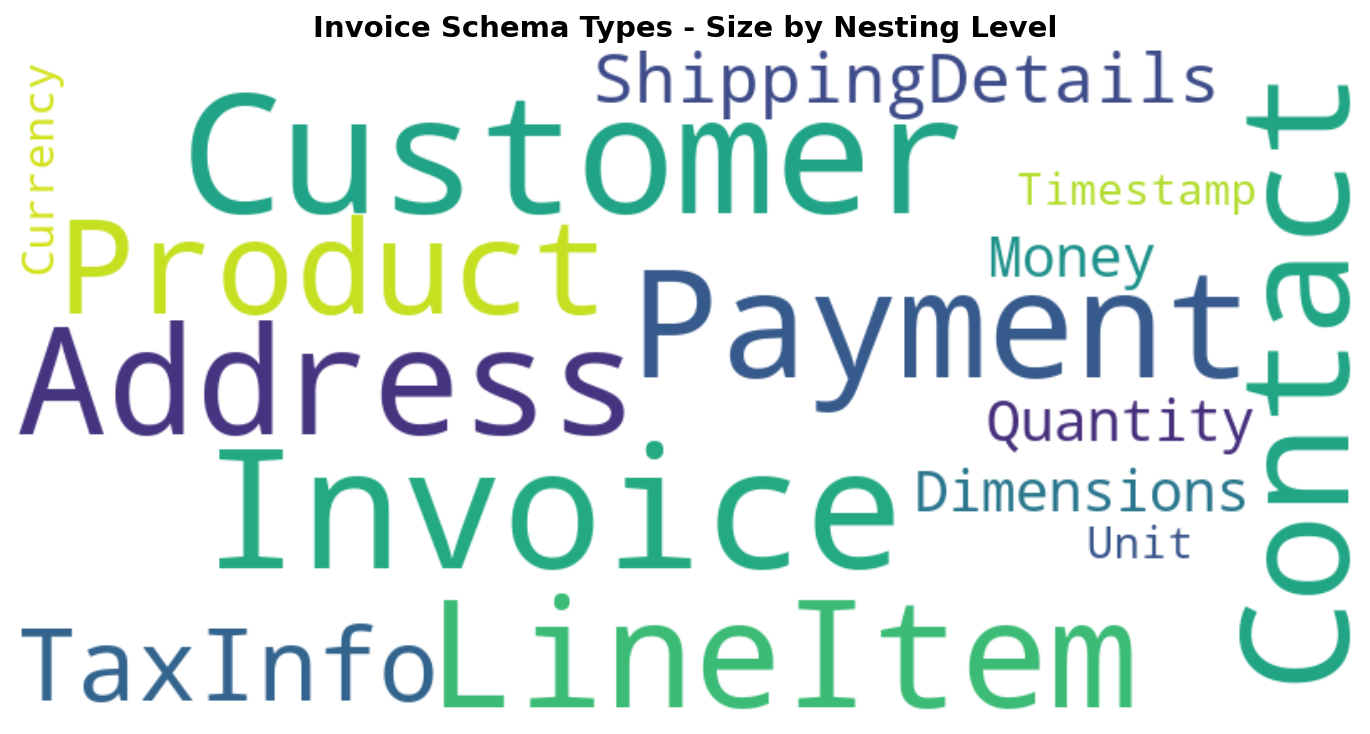

Here is the Python script that generated this plot:
#!/usr/bin/env python3
"""
Simple Schema Word Cloud Example
Basic demonstration of schema visualization using word clouds
"""

import matplotlib
matplotlib.use('Agg')  # Use non-interactive backend
from wordcloud import WordCloud
import matplotlib.pyplot as plt

def main():
    # Mock invoice schema with weights based on nesting level
    schema_types = {
        # Root level (biggest)
        "Invoice": 10,
        "Customer": 10,
        
        # Level 1
        "LineItem": 8,
        "Payment": 8,
        "Address": 8,
        "Contact": 8,
        
        # Level 2
        "Product": 6,
        "TaxInfo": 6,
        "ShippingDetails": 6,
        
        # Level 3
        "Money": 4,
        "Quantity": 4,
        "Dimensions": 4,
        
        # Leaf types (smallest)
        "Currency": 2,
        "Unit": 2,
        "Timestamp": 2,
    }
    
    print("Schema hierarchy by weight:")
    for name, weight in sorted(schema_types.items(), key=lambda x: x[1], reverse=True):
        print(f"{name:15}: {weight}")
    
    # Generate word cloud
    wordcloud = WordCloud(
        width=800, 
        height=400, 
        background_color='white',
        max_font_size=100,
        min_font_size=20
    ).generate_from_frequencies(schema_types)
    
    # Display and save
    plt.figure(figsize=(10, 5))
    plt.imshow(wordcloud, interpolation='bilinear')
    plt.axis('off')
    plt.title('Invoice Schema Types - Size by Nesting Level', fontsize=14, fontweight='bold')
    plt.tight_layout()
    plt.savefig('simple_schema_wordcloud.png', dpi=150, bbox_inches='tight')
    
    print("\nWord cloud saved as 'simple_schema_wordcloud.png'")
    print("✅ Successfully generated schema word cloud!")

if __name__ == "__main__":
    main() 